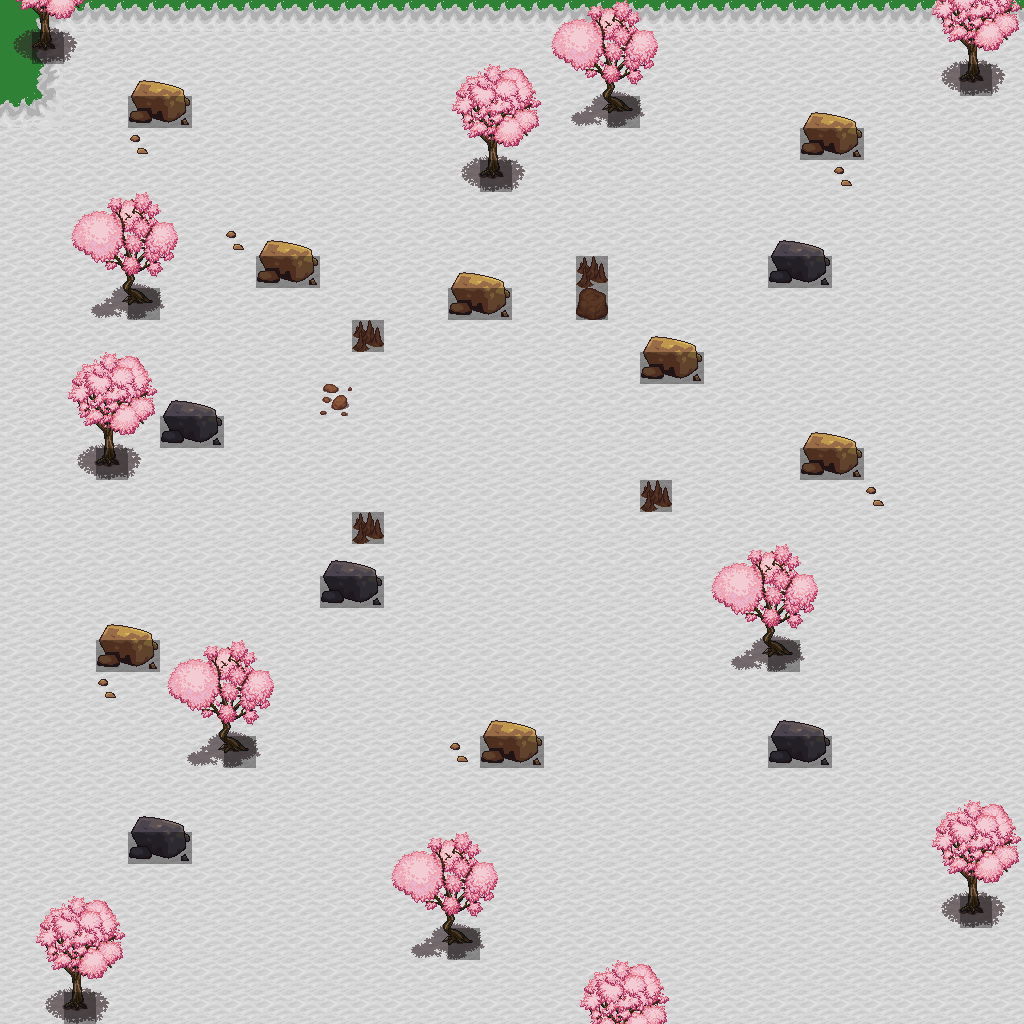

A level layout from a 2D game, rendered from its tile map. Below: a short description, then the map file with tile-grid data replaced by summaries:
An orthogonal 32x32 tile map with 32x32 px tiles, 4 tile layers (background, background, foreground, collisions), 3 tilesets and 2 objects (2x teleport).

<map version="1.0" orientation="orthogonal" width="32" height="32" tilewidth="32" tileheight="32">
 <tileset firstgid="1" name="town" tilewidth="32" tileheight="32">
  <image source="../images/fantasy/outside/town.png" width="864" height="2112" />
 </tileset>
 <tileset firstgid="1783" name="cherry_blossom_trees" tilewidth="32" tileheight="32">
  <image source="../images/fantasy/outside/cherry_blossom_trees.png" width="224" height="128" />
 </tileset>
 <tileset firstgid="1811" name="tiled_collision" tilewidth="32" tileheight="32">
  <image source="../images/tiled_collision.png" width="480" height="32" />
 </tileset>
 <layer name="background" width="32" height="32">
  <data>[1024 cells, 1024 non-empty, 6 distinct tile ids]</data>
 </layer>
 <layer name="background" width="32" height="32">
  <data>[1024 cells, 76 non-empty, 15 distinct tile ids]</data>
 </layer>
 <layer name="foreground" width="32" height="32">
  <data>[1024 cells, 137 non-empty, 25 distinct tile ids]</data>
 </layer>
 <layer name="collisions" width="32" height="32">
  <data>[1024 cells, 42 non-empty, 1 distinct tile ids]</data>
 </layer>
 <objectgroup name="event" width="32" height="32">
  <object name="To Fields6" type="teleport" x="-3" y="3" width="1035" height="17">
   <properties>
    <property name="warp" value="fields6,500,950" />
   </properties>
  </object>
  <object name="To Fields8" type="teleport" x="1" y="-17" width="17" height="1017">
   <properties>
    <property name="warp" value="fields8,950,500" />
   </properties>
  </object>
 </objectgroup>
</map>
